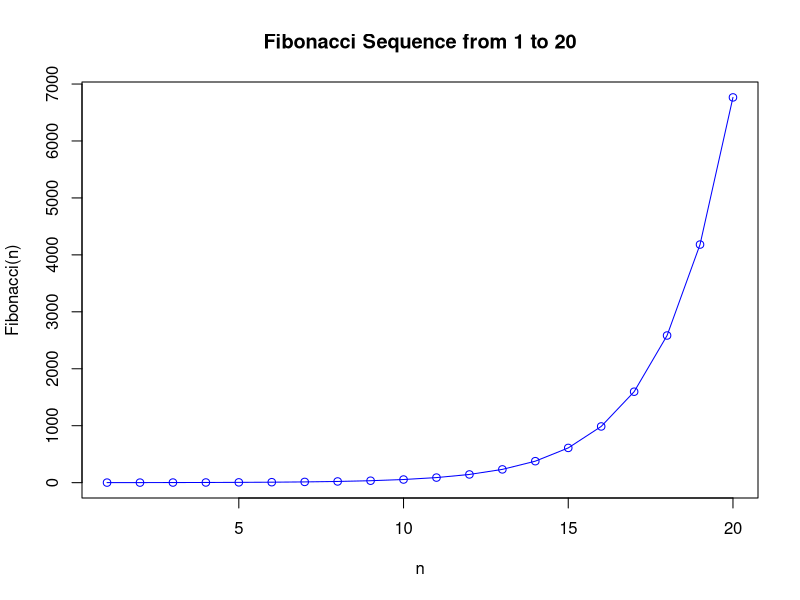

This figure's R source: (Note: this script raises an error after producing the figure.)

fib <- function(n) {
  if (n <= 1) {
    return(n)
  } else {
    return(fib(n - 1) + fib(n - 2))
  }
}

fib_values <- sapply(1:20, fib)
plot(1:20, fib_values, type = "o", col = "blue", xlab = "n", ylab = "Fibonacci(n)", main = "Fibonacci Sequence from 1 to 20")

fib(10)

filter(eng.1, V1==1)